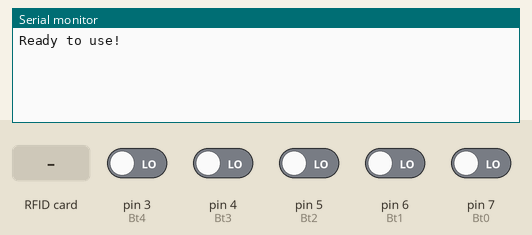
Recording of a sketch running on a simulated Arduino Uno, built with avr-gcc and run on an emulated ATmega328P. On the bench: the last lines printed to the serial monitor. The test bench sets the inputs (shaded band); at power-on: pin 3 (Bt4), pin 4 (Bt3), pin 5 (Bt2), pin 6 (Bt1), pin 7 (Bt0) LOW.

Above: at 1.2 s.
1.3 s: RFID card 5E 7A 19 C4 held to the reader
At 2.5 s:
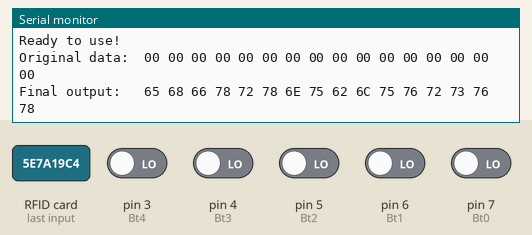
2.8 s: RFID card 5E 7A 19 C4 held to the reader
At 2.88 s:
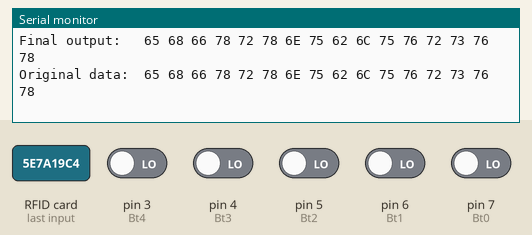

Measured:
- after the input at 1.3 s, the serial monitor: prints a new line at once (image 1)
- after the input at 2.8 s, the serial monitor: prints a new line at once (image 2)

The sketch:

WriteUserKey.ino
```cpp
#include <SPI.h>
#include <MFRC522.h>

// pin constants required for board to send data
constexpr uint8_t SS_PIN = 10;
constexpr uint8_t RST_PIN = 9;

const int Bt4 = 3;
const int Bt3 = 4;
const int Bt2 = 5;
const int Bt1 = 6;
const int Bt0 = 7;

const char user0[16] = "ehfxrxnubluvrsvx";
const char user1[16] = "awhgzmmticgesttp";
const char user2[16] = "xfctpqcdpssssgqx";
const char user3[16] = "zrlaomqssoiensbc";
const char user4[16] = "fqerjbwupdegfwxf";

char dataBlock[16];

int whichUser;

MFRC522 mfrc522(SS_PIN, RST_PIN); // orange, white

MFRC522::MIFARE_Key key; // set by factory
MFRC522::StatusCode status; // checks for failed operations

void setup() {
  Serial.begin(9600);
  SPI.begin();
  mfrc522.PCD_Init();

  pinMode(Bt4, INPUT);
  pinMode(Bt3, INPUT);
  pinMode(Bt2, INPUT);
  pinMode(Bt1, INPUT);
  pinMode(Bt0, INPUT);

  whichUser = 0;

  // required to authenticate data gathering
  // default FF FF FF FF FF FF
  for (byte i = 0; i < 6; i++) {
    key.keyByte[i] = 0xFF;
  }

  for (int i = 0; i < 16; i++) {
    dataBlock[i] = user0[i];
  }

  Serial.println("Ready to use!");
}

void loop() {

  trackLastButtonPressed();

  if (whichUser == 0) {
    for (int i = 0; i < 16; i++) {
      dataBlock[i] = user0[i];
    }
  } else if (whichUser == 1) {
    for (int i = 0; i < 16; i++) {
      dataBlock[i] = user1[i];
    }
  } else if (whichUser == 2) {
    for (int i = 0; i < 16; i++) {
      dataBlock[i] = user2[i];
    }
  } else if (whichUser == 3) {
    for (int i = 0; i < 16; i++) {
      dataBlock[i] = user3[i];
    }
  } else if (whichUser == 4) {
    for (int i = 0; i < 16; i++) {
      dataBlock[i] = user4[i];
    }
  }

  // breaks loop if no card present
  if ( ! mfrc522.PICC_IsNewCardPresent()) {
    return;
  }

  // queues card-reading functionality
  if ( ! mfrc522.PICC_ReadCardSerial()) {
    return;
  }

  /* REMEMBER: NO CODE BELOW RUNS UNLESS NEW CARD IS PRESENT */

  byte blockAddress = 1;
  byte buffer[18]; // 18, even though a data block is 16 long?
  byte size = sizeof(buffer); // used as a counter variable

  status = (MFRC522::StatusCode) mfrc522.PCD_Authenticate(
             MFRC522::PICC_CMD_MF_AUTH_KEY_A,
             blockAddress, // block being read (0-15)
             &key, // auth key A
             & (mfrc522.uid)); // pointer to rfid data

  if (status != MFRC522::STATUS_OK) {
    Serial.print("Operation failed #1: ");
    Serial.println(mfrc522.GetStatusCodeName(status));
    return;
  }

  status = (MFRC522::StatusCode) mfrc522.MIFARE_Read(
             blockAddress, // block being read (0-15)
             buffer, // variable where data is sent
             &size); // how far to go

  if (status != MFRC522::STATUS_OK) {
    Serial.print("Operation failed #2: ");
    Serial.println(mfrc522.GetStatusCodeName(status));
  }

  Serial.print("Original data: ");
  dump_byte_array(buffer, 16);
  Serial.println();

  /* Write Procedure */

  status = (MFRC522::StatusCode) mfrc522.PCD_Authenticate(
             MFRC522::PICC_CMD_MF_AUTH_KEY_B,
             blockAddress, // block being read (0-15)
             &key, // auth key A
             & (mfrc522.uid)); // pointer to rfid data

  if (status != MFRC522::STATUS_OK) {
    Serial.print("Operation failed #3: ");
    Serial.println(mfrc522.GetStatusCodeName(status));
    return;
  }

  status = (MFRC522::StatusCode) mfrc522.MIFARE_Write(
             blockAddress,
             dataBlock,
             16);

  if (status != MFRC522::STATUS_OK) {
    Serial.print("Operation failed #4: ");
    Serial.println(mfrc522.GetStatusCodeName(status));
  }

  status = (MFRC522::StatusCode) mfrc522.MIFARE_Read(
             blockAddress, // block being read (0-15)
             buffer, // variable where data is sent
             &size); // how far to go

  if (status != MFRC522::STATUS_OK) {
    Serial.print("Operation failed #5: ");
    Serial.println(mfrc522.GetStatusCodeName(status));
  }

  Serial.print("Final output:  ");
  dump_byte_array(buffer, 16);
  Serial.println();

  mfrc522.PICC_HaltA();
  mfrc522.PCD_StopCrypto1();
  Serial.println();

}

// reads out bytes spaced nicely
void dump_byte_array(byte *buffer, byte bufferSize) {
  for (byte i = 0; i < bufferSize; i++) {
    Serial.print(buffer[i] < 0x10 ? " 0" : " ");
    Serial.print(buffer[i], HEX);
  }
}

void trackLastButtonPressed() {
  if (digitalRead(Bt0) == HIGH) {
    whichUser = 0;
  } else if (digitalRead(Bt1) == HIGH) {
    whichUser = 1;
  } else if (digitalRead(Bt2) == HIGH) {
    whichUser = 2;
  } else if (digitalRead(Bt3) == HIGH) {
    whichUser = 3;
  } else if (digitalRead(Bt4) == HIGH) {
    whichUser = 4;
  }
}
```
